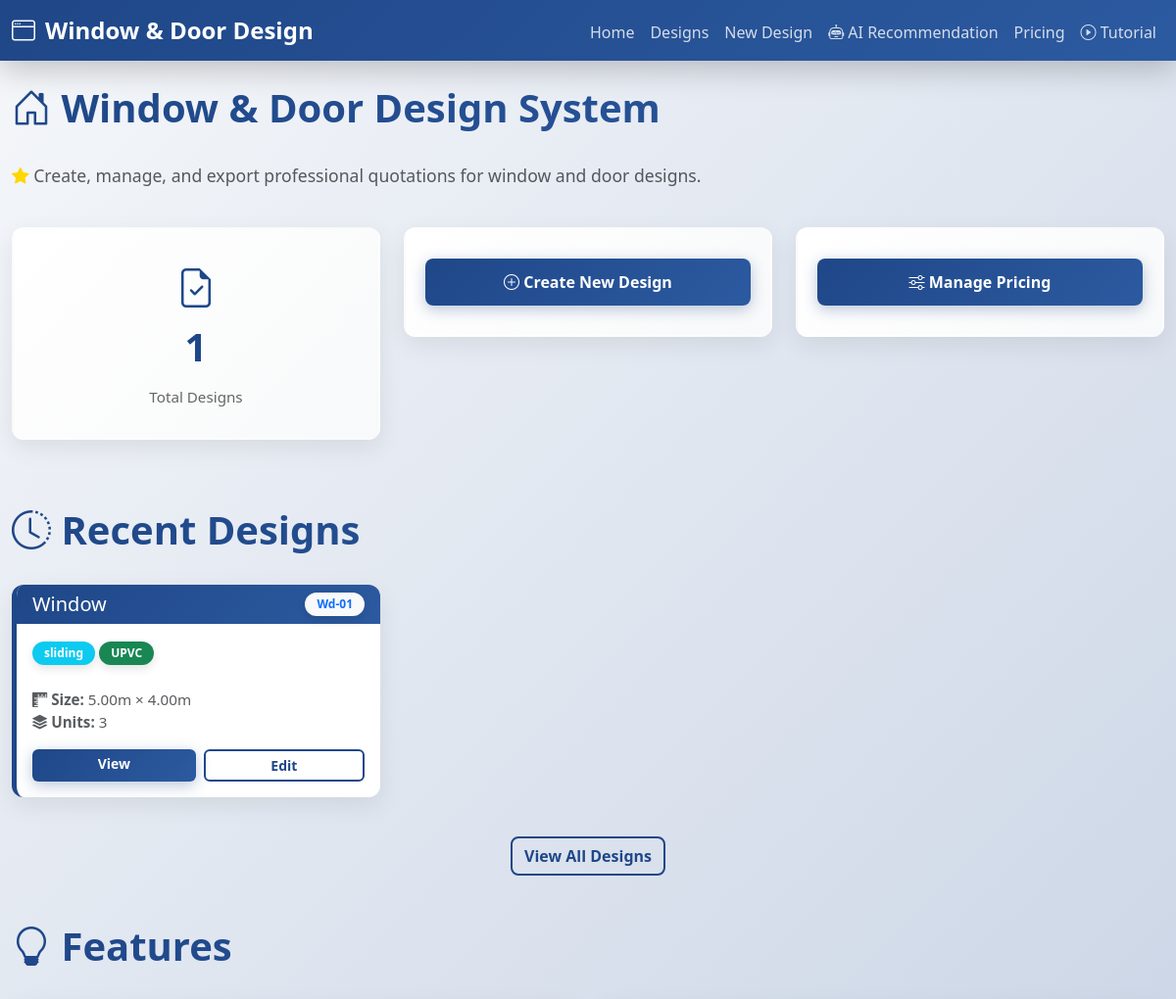
The app's page / (upper part), older data.
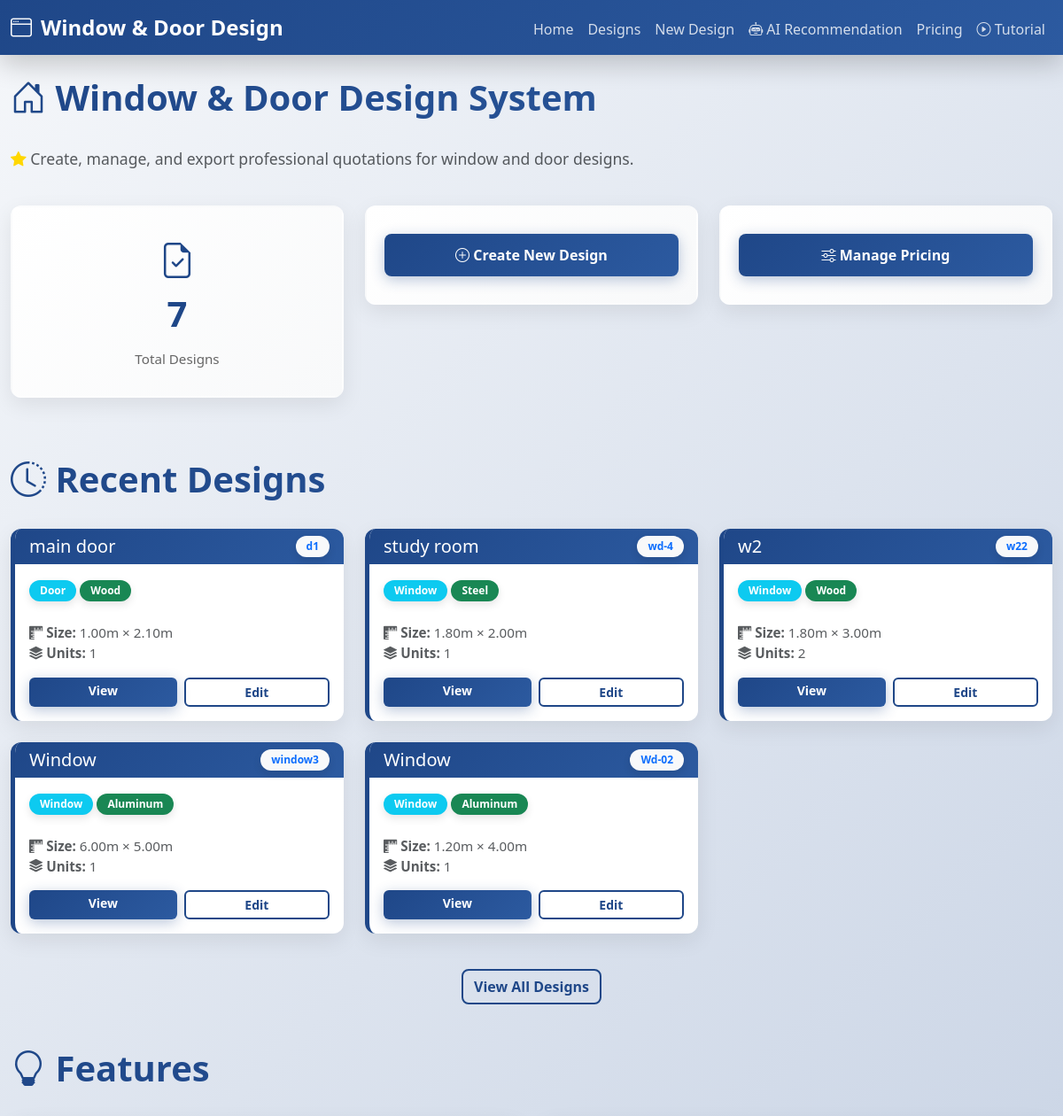
The same page, newer data.
### design_system/models.py (models this page shows, shortened)
class WindowDoorDesign(models.Model):
    TYPE_CHOICES = [
        ('window', 'Window'),
        ('door', 'Door'),
    ]
    GLASS_TYPE_CHOICES = [
        ('clear', 'Clear Glass'),
        ('tinted', 'Tinted Glass'),
        ('frosted', 'Frosted Glass'),
        ('double_glazed', 'Double Glazed'),
        ('tempered', 'Tempered Glass'),
    ]
    FINISH_TYPE_CHOICES = [
        ('anodized', 'Anodized'),
        ('powder_coated', 'Powder Coated'),
        ('raw', 'Raw'),
        ('painted', 'Painted'),
        ('natural_wood', 'Natural Wood'),
    ]
    MATERIAL_CHOICES = [
        ('aluminum', 'Aluminum'),
        ('upvc', 'UPVC'),
        ('steel', 'Steel'),
        ('wood', 'Wood'),
    ]
    name = models.CharField(max_length=100)
    code = models.CharField(max_length=50, unique=True)
    width = models.DecimalField(max_digits=10, decimal_places=2, validators=[MinValueValidator(0.1)])  # in meters
    height = models.DecimalField(max_digits=10, decimal_places=2, validators=[MinValueValidator(0.1)])  # in meters
    type_choice = models.CharField(max_length=20, choices=TYPE_CHOICES)
    glass_type = models.CharField(max_length=20, choices=GLASS_TYPE_CHOICES, null=True, blank=True)
    has_mesh = models.BooleanField(default=False)
    finish_type = models.CharField(max_length=20, choices=FINISH_TYPE_CHOICES)
    number_of_units = models.IntegerField(validators=[MinValueValidator(1)], default=1)
    material = models.CharField(max_length=20, choices=MATERIAL_CHOICES, default='aluminum')
    total_area = models.DecimalField(max_digits=10, decimal_places=4, editable=False, default=0)
    estimated_cost = models.DecimalField(max_digits=15, decimal_places=2, editable=False, default=0)
    created_at = models.DateTimeField(auto_now_add=True)
    updated_at = models.DateTimeField(auto_now=True)
    class Meta:
        verbose_name_plural = "Window/Door Designs"
        ordering = ['-created_at']

### design_system/views.py (the view)
# urls.py: path('', views.home, name='home'),
def home(request):
    designs = WindowDoorDesign.objects.all()
    context = {
        'total_designs': designs.count(),
        'recent_designs': designs[:5],
    }
    return render(request, 'home.html', context)

### templates/home.html (shortened to what this page needs)
{% extends 'base.html' %}
{% block content %}
<div class="row mb-4">
    <div class="col-md-12">
        <div style="animation: fadeInDown 0.7s ease;">
            <h1 class="page-title">
                <i class="bi bi-house-door" style="animation: slideInDown 0.5s ease; display: inline-block;"></i>
                Window & Door Design System
            </h1>
            <p class="lead text-muted" style="font-size: 1.1rem; font-weight: 500;">
                <i class="bi bi-star-fill" style="color: #ffd700;"></i> Create, manage, and export professional quotations for window and door designs.
            </p>
        </div>
    </div>
</div>
<div class="row mb-4">
    <div class="col-md-4" style="animation: fadeInUp 0.6s ease 0.1s both;">
        <div class="stat-card">
            <i class="bi bi-file-earmark-check" style="font-size: 2.5rem; color: var(--primary-color); margin-bottom: 10px;"></i>
            <div class="stat-value">{{ total_designs }}</div>
            <div class="stat-label">Total Designs</div>
        </div>
    </div>
    <div class="col-md-4" style="animation: fadeInUp 0.6s ease 0.2s both;">
        <div class="stat-card">
            <a href="{% url 'create_design' %}" class="btn btn-primary w-100" style="border-radius: 8px; padding: 12px; font-size: 1rem;">
                <i class="bi bi-plus-circle"></i> Create New Design
            </a>
        </div>
    </div>
    <div class="col-md-4" style="animation: fadeInUp 0.6s ease 0.3s both;">
        <div class="stat-card">
            <a href="{% url 'pricing_rates' %}" class="btn btn-primary w-100" style="border-radius: 8px; padding: 12px; font-size: 1rem;">
                <i class="bi bi-sliders"></i> Manage Pricing
            </a>
        </div>
    </div>
</div>
{% if recent_designs %}
<div class="row">
    <div class="col-md-12">
        <h2 class="page-title mt-4"><i class="bi bi-clock-history"></i> Recent Designs</h2>
    </div>
</div>
<div class="row">
    {% for design in recent_designs %}
    <div class="col-md-4 mb-4">
        <div class="card" style="height: 100%; display: flex; flex-direction: column;">
            <div class="card-header d-flex justify-content-between align-items-center">
                <h5 class="mb-0">{{ design.name }}</h5>
                <span class="badge bg-light text-primary">{{ design.code }}</span>
            </div>
            <div class="card-body flex-grow-1">
                <div class="mb-3">
                    <span class="badge bg-info mb-2">{{ design.get_type_choice_display }}</span>
                    <span class="badge bg-success mb-2">{{ design.get_material_display }}</span>
                </div>
                <p class="card-text text-muted mb-3" style="font-size: 0.95rem;">
                    <i class="bi bi-rulers"></i> <strong>Size:</strong> {{ design.width }}m × {{ design.height }}m<br>
                    <i class="bi bi-stack"></i> <strong>Units:</strong> {{ design.number_of_units }}
                </p>
                <div class="d-flex gap-2" style="margin-top: auto;">
                    <a href="{% url 'design_detail' design.pk %}" class="btn btn-primary btn-sm flex-grow-1" style="border-radius: 6px;">View</a>
                    <a href="{% url 'edit_design' design.pk %}" class="btn btn-outline-primary btn-sm flex-grow-1" style="border-radius: 6px;">Edit</a>
                </div>
            </div>
        </div>
    </div>
    {% endfor %}
</div>
<div class="row mt-3">
    <div class="col-md-12 text-center">
        <a href="{% url 'design_list' %}" class="btn btn-outline-primary">View All Designs</a>
    </div>
</div>
{% endif %}
<div class="row mt-5">
    <div class="col-md-12">
        <h2 class="page-title"><i class="bi bi-lightbulb"></i> Features</h2>
    </div>
</div>
{% endblock %}

Row changes from the older to the newer data that the page shows:
no longer on this page (row unchanged): WindowDoorDesign: name "Window", code "Wd-01", type_choice "sliding", material "UPVC", width "5.00", height "4.00", number_of_units "3"
added WindowDoorDesign: name "main door", code "d1", type_choice "Door", material "Wood", width "1.00", height "2.10", number_of_units "1"
added WindowDoorDesign: name "study room", code "wd-4", type_choice "Window", material "Steel", width "1.80", height "2.00", number_of_units "1"
added WindowDoorDesign: name "w2", code "w22", type_choice "Window", material "Wood", width "1.80", height "3.00", number_of_units "2"
added WindowDoorDesign: name "Window", code "window3", type_choice "Window", material "Aluminum", width "6.00", height "5.00", number_of_units "1"
added WindowDoorDesign: name "Window", code "Wd-02", type_choice "Window", material "Aluminum", width "1.20", height "4.00", number_of_units "1"
Text that changed along with them:
{{ total_designs }}: "1" → "7"
